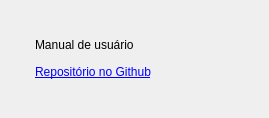
<?xml version="1.0" encoding="UTF-8"?>
<ui version="4.0">
 <class>appHelpDialog</class>
 <widget class="QDialog" name="appHelpDialog">
  <property name="geometry">
   <rect>
    <x>0</x>
    <y>0</y>
    <width>269</width>
    <height>118</height>
   </rect>
  </property>
  <property name="maximumSize">
   <size>
    <width>300</width>
    <height>312</height>
   </size>
  </property>
  <property name="windowTitle">
   <string>Dialog</string>
  </property>
  <layout class="QGridLayout" name="gridLayout">
   <item row="1" column="1">
    <widget class="QWidget" name="appHelpContainer" native="true">
     <layout class="QGridLayout" name="gridLayout_2" columnstretch="0">
      <property name="leftMargin">
       <number>15</number>
      </property>
      <property name="topMargin">
       <number>15</number>
      </property>
      <property name="rightMargin">
       <number>15</number>
      </property>
      <property name="bottomMargin">
       <number>15</number>
      </property>
      <item row="0" column="0">
       <widget class="QWidget" name="linkContainer" native="true">
        <layout class="QGridLayout" name="gridLayout_4">
         <item row="0" column="1">
          <widget class="QWidget" name="utfprLogoContainer" native="true">
           <property name="maximumSize">
            <size>
             <width>80</width>
             <height>30</height>
            </size>
           </property>
           <layout class="QVBoxLayout" name="verticalLayout">
            <property name="spacing">
             <number>0</number>
            </property>
            <property name="leftMargin">
             <number>1</number>
            </property>
            <property name="topMargin">
             <number>1</number>
            </property>
            <property name="rightMargin">
             <number>1</number>
            </property>
            <property name="bottomMargin">
             <number>1</number>
            </property>
            <item>
             <widget class="QLabel" name="utfprLogoLabel">
              <property name="text">
               <string/>
              </property>
              <property name="pixmap">
               <pixmap>../../_internal/resources/icons/utfprLogo.png</pixmap>
              </property>
              <property name="scaledContents">
               <bool>true</bool>
              </property>
             </widget>
            </item>
           </layout>
          </widget>
         </item>
         <item row="0" column="0">
          <widget class="QLabel" name="manualLinkLabel">
           <property name="text">
            <string>&lt;a href=&quot;file:///manual/manual.html&quot;&gt;Manual de usuário&lt;a/&gt;</string>
           </property>
           <property name="textFormat">
            <enum>Qt::TextFormat::RichText</enum>
           </property>
           <property name="openExternalLinks">
            <bool>false</bool>
           </property>
          </widget>
         </item>
         <item row="1" column="0">
          <widget class="QLabel" name="githubLinkLabel">
           <property name="text">
            <string>&lt;a href=&quot;https://github.com/JPCassimiro/JHMR&quot;&gt;Repositório no Github&lt;/a&gt;</string>
           </property>
           <property name="openExternalLinks">
            <bool>true</bool>
           </property>
          </widget>
         </item>
        </layout>
       </widget>
      </item>
     </layout>
    </widget>
   </item>
  </layout>
 </widget>
 <resources/>
 <connections/>
</ui>
